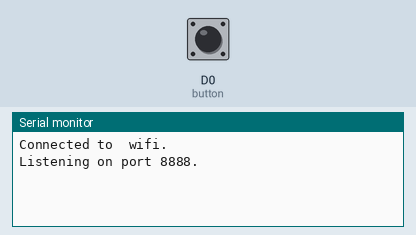
The sketch below on a simulated Arduino MKR. On the bench: the last lines printed to the serial monitor. The test bench sets the inputs (shaded band); at power-on: D0 (button) LOW. WiFi joins after 1.5 s; servers stay silent unless stated; not simulated (calls return 0 or success): secrets.h.

Above: at 2.7 s.
2.8 s: D0 (button) pulled HIGH for 0.15 s
At 4.0 s:
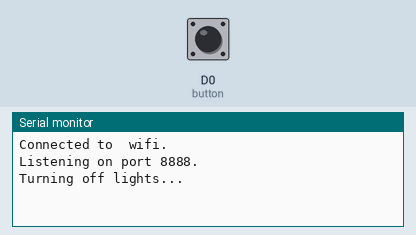
4.4 s: D0 (button) pulled HIGH for 1 s
At 4.8 s:
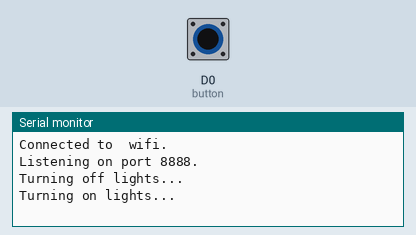

Measured:
- after the input at 2.8 s, the serial monitor: prints a new line at once (image 1)
- after the input at 4.4 s, the serial monitor: prints a new line at once (image 2)

The sketch:

lifx-arduino-controller.ino
```cpp
/*
 * references:
 * https://community.lifx.com/t/sending-lan-packet-using-arduino/1460/3
 * https://lan.developer.lifx.com/docs/encoding-a-packet
 */

#include <SPI.h>
#include <WiFiNINA.h>
#include <WiFiUdp.h>
#include "secrets.h"

const int button = 0;
int buttonState = 0;
int status = WL_IDLE_STATUS;

char packetBuffer[256]; //buffer to hold incoming packet

WiFiUDP Udp;

// The LIFX Header structure
#pragma pack(push, 1)
typedef struct {
  /* frame header */
  uint16_t size;
  uint16_t protocol:12;
  uint8_t  addressable:1;
  uint8_t  tagged:1;
  uint8_t  origin:2;
  uint32_t source;
  /* frame address */
  uint8_t  target[8];
  uint8_t  reserved[6];
  uint8_t  res_required:1;
  uint8_t  ack_required:1;
  uint8_t  :6;
  uint8_t  sequence;
  /* protocol header */
  uint64_t :64;
  uint16_t type;
  uint16_t :16;
  /* variable length payload follows */
} lifx_header;
#pragma pack(pop)

// Device::SetPower Payload
#pragma pack(push, 1)
typedef struct {
  uint16_t level;
} lifx_payload_device_set_power;
#pragma pack(pop)

// Remote IP (In this case we broadcast to the entire subnet)
IPAddress broadcast_ip(255, 255, 255, 255);

unsigned int localPort = 8888;  // Port to listen for responses on
unsigned int lifxPort  = 56700; // Port used to send to LIFX devices

// Packet buffer size
#define LIFX_INCOMING_PACKET_BUFFER_LEN 300

// Payload types
#define LIFX_DEVICE_GETPOWER 20
#define LIFX_DEVICE_SETPOWER 21
#define LIFX_DEVICE_STATEPOWER 22

bool lightsOn = true;

void powerSwitch() {
  uint16_t power = 0;
  lifx_header header;
  lifx_payload_device_set_power payload;

  // Initialize both structures
  memset(&header, 0, sizeof(header));
  memset(&payload, 0, sizeof(payload));

  // setup the header
  header.size = sizeof(lifx_header);
  header.protocol = 1024;
  header.addressable = true;
  header.tagged = true;
  header.source = 2;
  header.ack_required = 0;
  header.res_required = 1;
  header.sequence = 1;
  header.type = LIFX_DEVICE_SETPOWER;

  if(lightsOn) {
    payload.level = 0;
    lightsOn = false;
    Serial.println("Turning off lights...");
  } else {
    payload.level = 65534;
    lightsOn = true;
    Serial.println("Turning on lights...");
  }

  // send packet
  Udp.beginPacket(broadcast_ip, 56700);
  Udp.write((char *) &header, sizeof(lifx_header));
  Udp.write((char *) &payload, sizeof(payload));
  Udp.endPacket();
  }

void setup() {
  pinMode(button, INPUT);
  Serial.begin(9600);

  while (status != WL_CONNECTED) {
    status = WiFi.begin(ssid, pass);
  }
  Serial.print("Connected to ");
  Serial.print(ssid);
  Serial.println(" wifi.");
  Udp.begin(localPort);
  Serial.println("Listening on port 8888.");
}

void loop() {
  while(digitalRead(button) == HIGH) {
    powerSwitch();
    delay(500);
    break;
    }
    // Check for incoming packets
    int packetLen = Udp.parsePacket();
    byte packetBuffer[LIFX_INCOMING_PACKET_BUFFER_LEN];
    if (packetLen && packetLen < LIFX_INCOMING_PACKET_BUFFER_LEN) {
      Udp.read(packetBuffer, sizeof(packetBuffer));
      Serial.print("Received Packet type: ");
      Serial.println(((lifx_header *)packetBuffer)->type);
    }
}
```
